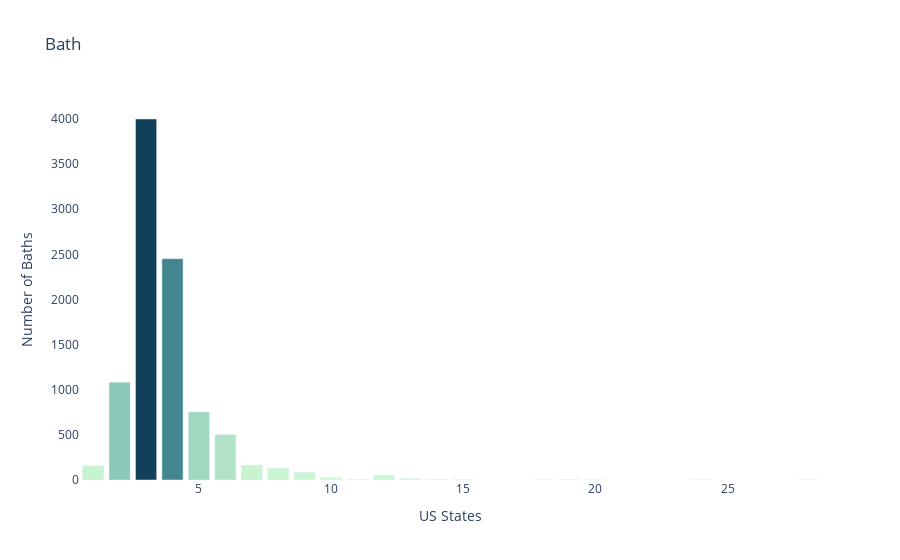

The notebook cell saved with this chart:
### Code cell
fig = px.bar(
            x = no_of_baths.index,
            y = no_of_baths.values,
            color = no_of_baths.values,
            color_continuous_scale='darkmint',
            title='Bath'
    )

fig.update_layout(xaxis_title='US States',
                coloraxis_showscale = False,
                yaxis_title = 'Number of Baths')

fig.update_layout({
'plot_bgcolor': 'rgba(0, 0, 0, 0)',
'paper_bgcolor': 'rgba(0, 0, 0, 0)',
})

fig.show()

fig.write_image("Bath.png")

### Figure 1 — Plotly figure (JSON) as saved in the notebook; plotly's stock layout.template omitted (floating-point values rounded to 4 significant figures)
{"data": [{"alignmentgroup": "True", "hovertemplate": "x=%{x}<br>y=%{y}<br>color=%{marker.color}<extra></extra>", "legendgroup": "", "marker": {"color": [3999, 2452, 1083, 754, 502, 164, 159, 132, 85, 54, 30, 17, 7, 6, 4, 4, 3, 2, 1, 1], "coloraxis": "coloraxis", "pattern": {"shape": ""}}, "name": "", "offsetgroup": "", "orientation": "v", "showlegend": false, "textposition": "auto", "type": "bar", "x": [3, 4, 2, 5, 6, 7, 1, 8, 9, 12, 10, 13, 14, 11, 15, 19, 24, 20, 28, 18], "xaxis": "x", "y": [3999, 2452, 1083, 754, 502, 164, 159, 132, 85, 54, 30, 17, 7, 6, 4, 4, 3, 2, 1, 1], "yaxis": "y"}], "layout": {"barmode": "relative", "coloraxis": {"colorbar": {"title": {"text": "color"}}, "colorscale": [[0, "rgb(210, 251, 212)"], [0.1667, "rgb(165, 219, 194)"], [0.3333, "rgb(123, 188, 176)"], [0.5, "rgb(85, 156, 158)"], [0.6667, "rgb(58, 124, 137)"], [0.8333, "rgb(35, 93, 114)"], [1, "rgb(18, 63, 90)"]], "showscale": false}, "legend": {"tracegroupgap": 0}, "paper_bgcolor": "rgba(0, 0, 0, 0)", "plot_bgcolor": "rgba(0, 0, 0, 0)", "title": {"text": "Bath"}, "xaxis": {"anchor": "y", "domain": [0, 1], "title": {"text": "US States"}}, "yaxis": {"anchor": "x", "domain": [0, 1], "title": {"text": "Number of Baths"}}}}
